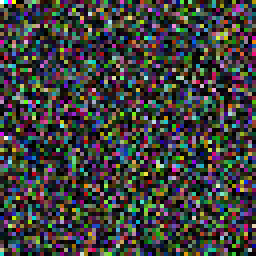
#> input picture tests/data/formats/cmykbig.tif, 64 x 64 px (shown 4 times larger)
$ python -i preprocessing.py   (imports and definitions only)
#> lines starting #> are read from the running program, lines starting #| are printed output that depends on the picture
"""Image preprocessing for kymograph analysis, reproducing Mathematica's image arithmetic.

Corresponds to KymoButler.wl lines 39-55 (isNegated, normlines and the preprocessing shared by
UniKymoButlerSegment and BiKymoButlerSegment)::

    rawkym = ImageAdjust@ColorConvert[ImageAdjust@RemoveAlphaChannel@kym, "Grayscale"]
    negkym = normlines@If[isNegated@rawkym, ColorNegate@rawkym, rawkym]
    net input = ImageData@ImageResize[negkym, 16*Round@N[dim/16]]

Mathematica keeps the pixel type of the imported image through ``rawkym``: a "Byte" (8-bit)
image is rounded to the 1/255 grid after every step, a "Bit16" one to the 1/65535 grid and a
"Real32" one to float32, while a "Real64" one is computed in double precision. A "Bit" (1-bit)
image becomes Byte in ``ColorConvert``. ``normlines`` makes a new ``Image`` of the row-normalised
data, which is Real32: ``negkym`` and the net input are float32 values.

Every rule below was established by probing Mathematica 14.3 (MacOSX-ARM64, default
ParallelThreadNumber 4) and is exact on the probes quoted in the docstrings. Pixel values are
passed around as float64 arrays (integer types scaled to [0, 1]) together with the pixel type:
``levels`` = 1 / 255 / 65535 for Bit / Byte / Bit16 and None for Real32 / Real64, and a
``real32`` flag telling Real32 from Real64 (see ``import_image``).
"""

from __future__ import annotations

import re
from pathlib import Path

import numpy as np
import scipy.sparse as sp
from PIL import Image, UnidentifiedImageError

_F32 = np.float32

# ColorConvert[., "Grayscale"] weights (Rec. 601 luma)
_GRAY_WEIGHTS = (0.299, 0.587, 0.114)

#: Mathematica's pixel types and the ``levels`` that stand for them
IMAGE_TYPE_LEVELS = {"Bit": 1, "Byte": 255, "Bit16": 65535, "Real32": None, "Real64": None}


class UnsupportedImageFormat(NotImplementedError):
    """An image file KymoButler cannot analyse the way Mathematica's KymoButler did.

    Raised for files that Mathematica's ``Import`` itself rejects or misreads (multi-frame files,
    1-bit TIFFs without a BitsPerSample tag, truncated TIFFs and TIFFs whose header declares no
    pixels, half-precision floats) and for pixel formats whose import is not reproduced here.
    The message starts with ``"<file name>: "`` and is meant for the user.
    """


# ------------------------------------------------------------------------------------ import
def import_image(image_path: str | Path) -> tuple[np.ndarray, int | None, str]:
    """``RemoveAlphaChannel@Import[file]``: pixel values, ``levels`` and Mathematica's image type.

    Returns:
        (pixels, levels, image_type): float64 ``(H, W)`` or ``(H, W, 3)`` array of the pixel
        values as Mathematica sees them; ``levels`` = 255 for "Byte", 65535 for "Bit16", 1 for
        "Bit" (values 0/1) and None for "Real32"/"Real64" (values unscaled; Real32 values are
        float32 numbers); ``image_type`` is Mathematica's ``ImageType`` of the import. Integer
        types are scaled to [0, 1] by ``levels``.

    Mathematica 14.3's import, reproduced here (probed on synthetic files of every kind):

    - 8-bit grey/RGB/palette PNG, TIFF, GIF, JPEG, WebP, BMP: Byte. Palette images are RGB, and
      so are 8-bit grey BMPs; a palette TIFF is the Bit16 RGB image of its 16-bit ColorMap. 1-bit
      PNG, BMP and TIFF: Bit. 2- and 4-bit grey PNGs are Byte with the stored values unscaled
      (``v/255``, v = 0..3 or 0..15); 2- and 4-bit grey TIFFs are Byte scaled to 0..255
      (``v*85``, ``v*17``). Of an MPO (a JPEG holding several images) the first image.
    - 16-bit grey, RGB, RGBA and grey+alpha, PNG and TIFF: Bit16 (Pillow alone would silently
      keep only the high bytes of 16-bit colour; they are read at full depth).
    - Signed integer TIFFs are offset: int8 -> Byte ``(v + 128)/255``, int16 -> Bit16
      ``(v + 32768)/65535`` (grey and RGB). 32-bit integer TIFFs become Real32:
      ``float32(v/(2^31 - 1))`` (int32) and ``float32(v/(2^32 - 1))`` (uint32). Float TIFFs:
      Real32/Real64, unscaled. Min-is-white TIFFs are negated (``_min_is_white``). BigTIFFs are
      read like classic TIFFs, except that their Orientation tag is ignored.
    - CMYK (JPEG and 8/16-bit TIFF): returned as the RGB image Mathematica's ``ImageAdjust``
      converts it to (``_cmyk_to_rgb``), which is what every KymoButler step sees
      (``RemoveAlphaChannel`` keeps CMYK). Adobe CMYK JPEGs are read without undoing the Adobe
      inversion, as Mathematica does.
    - Compressed TIFFs (LZW, Deflate, PackBits, ...) via tifffile + imagecodecs. TIFFs whose
      compression cannot be decoded raise.
    - Orientation: the Exif Orientation of a JPEG, MPO or WebP and a (classic) TIFF's
      Orientation tag are applied as Mathematica applies them (``_MMA_ORIENTATION``: 2 flips top
      to bottom and 4 left to right, the reverse of the Exif/TIFF convention; 3 and 5-8 as the
      convention says; 0, 9 and other values are ignored). An orientation given only in XMP
      metadata and a PNG's Exif orientation are ignored. The pixels are never turned the way
      Pillow would turn them (``_read_pil_tiff_as_stored``).
    - ``RemoveAlphaChannel`` drops the alpha channel (it does not composite onto white). A TIFF
      extra sample is an alpha channel to Mathematica whatever its ExtraSamples type.

    Raises:
        UnsupportedImageFormat: for a multi-frame file (Mathematica's ``Import`` returns a list
            of images, on which KymoButler fails), a 1-bit TIFF without a BitsPerSample tag
            (the tag is optional for 1-bit TIFFs and Pillow and tifffile leave it out of
            uncompressed ones; Mathematica's ``Import`` fails on it), a TIFF whose header
            declares a height or width of 0 (Import fails), a half-precision float TIFF
            (Mathematica reads the bits as signed 16-bit integers, (bits XOR 0x8000)/65535,
            which scrambles the intensities), a TIFF without any image (e.g. truncated; Import
            fails), and pixel formats whose import is not reproduced (e.g. YCbCr/Lab TIFFs,
            64-bit integers, palette TIFFs with an alpha channel).
        PIL.UnidentifiedImageError: for a file that is not an image.
    """
#> called with image_path = '../../tests/data/formats/cmykbig.tif'
    path = Path(image_path)
    try:
        img = Image.open(path)
#> img is the input picture: PIL image 64x64 CMYK; mean R, G, B 63.5, 63.3, 61.7
    except UnidentifiedImageError:
        if _is_tiff(path):  # e.g. float64, 16-bit grey+alpha or planar 16-bit colour TIFFs
            return _checked(_read_tiff(path), path)
        raise
    with img:
        n_frames = getattr(img, "n_frames", 1)
#> n_frames = 1
        if n_frames > 1 and img.format != "MPO":  # of an MPO, Mathematica imports the 1st image
            raise UnsupportedImageFormat(
                f"{path.name}: the file holds {n_frames} images (frames/pages). Mathematica's "
                "Import returns a list of images for it, which KymoButler cannot analyse; save "
                "the kymograph as a single-image file"
            )
        if img.format == "TIFF":
            if 258 not in img.tag_v2:
                raise UnsupportedImageFormat(
                    f"{path.name}: Mathematica cannot import this 1-bit TIFF (it has no "
                    "BitsPerSample tag); save the kymograph as an 8-bit grayscale image"
                )
            if _tiff_needs_tifffile(img):
                return _checked(_read_tiff(path), path)
            if (_orientation_value(img.tag_v2.get(274)) in _MMA_ORIENTATION
                    or _pillow_orientation(img) in _MMA_ORIENTATION):  # Pillow may turn it
                return _checked(_read_pil_tiff_as_stored(path), path)
            return _checked(_read_pil(path, img), path)
        if img.format == "PNG" and img.mode in ("RGB", "RGBA") and _is_16bit(img):
            return _checked(_read_png_16bit(path, img), path)
        values, image_type = _read_pil(path, img)
        if img.format in _EXIF_ORIENTED_FORMATS:
            values = _apply_orientation(values, _exif_orientation(img))
        return _checked((values, image_type), path)


# [5 lines left out: function read_image, not called in this run]


def _checked(read: tuple[np.ndarray, str], path: Path) -> tuple[np.ndarray, int | None, str]:
    values, image_type = read
    if values.size == 0:
        raise UnsupportedImageFormat(
            f"{path.name}: the file describes an image of {values.shape[0]} x "
            f"{values.shape[1] if values.ndim > 1 else 0} px (height x width), i.e. without "
            "pixels (Mathematica's Import fails on it); open it in Fiji/ImageJ and save it again"
        )
    return values, IMAGE_TYPE_LEVELS[image_type], image_type


# Orientation value (JPEG Exif, TIFF tag 274) -> the transform Mathematica 14.3's Import applies
# to the stored pixels. Probed on every value 0..9 on JPEGs and on TIFFs of every reader path
# (8/16-bit grey, RGB, 16-bit RGB, float, 1-bit, uncompressed and LZW). 2 and 4 are swapped
# relative to the Exif/TIFF convention (where 2 mirrors left to right); 0, 9 and other values
# leave the image as stored.
_MMA_ORIENTATION = {
    2: np.flipud,
    3: lambda a: np.rot90(a, 2),
    4: np.fliplr,
    5: lambda a: np.swapaxes(a, 0, 1),
    6: lambda a: np.rot90(a, -1),
    7: lambda a: np.swapaxes(np.rot90(a, 2), 0, 1),
    8: lambda a: np.rot90(a, 1),
}


def _orientation_value(v) -> int | None:
    try:
        return int(v[0] if isinstance(v, (tuple, list)) else v)
    except (TypeError, ValueError, IndexError):
        return None  # not a number: no orientation (ignored like 0 or 9)


def _apply_orientation(values: np.ndarray, orientation) -> np.ndarray:
    f = _MMA_ORIENTATION.get(_orientation_value(orientation))
    return values if f is None else np.ascontiguousarray(f(values))


# Formats whose Exif Orientation Mathematica 14.3's Import applies (probed: JPEG, the first
# image of an MPO, WebP); it ignores a PNG's (eXIf chunk) and every XMP orientation.
_EXIF_ORIENTED_FORMATS = ("JPEG", "MPO", "WEBP")


# [9 lines left out: function _exif_orientation, not called in this run]


def _pillow_orientation(img: Image.Image) -> int | None:
    """The orientation Pillow applies to a TIFF when it loads it (Pillow's TIFF reader turns the
    pixels by its ``exif_transpose``, which also takes an XMP orientation when there is no
    Orientation tag)."""
    return _orientation_value(img.getexif().get(274))


# [20 lines left out: function _read_pil_tiff_as_stored, not called in this run]


_XMP_ORIENTATION = re.compile(rb'tiff:Orientation(="|>)([0-9])')  # Pillow's pattern
_TIFF_INT_SIZES = {1: 1, 3: 2, 4: 4, 6: 1, 8: 2, 9: 4, 16: 8, 17: 8}  # integer DATATYPEs


# [26 lines left out: function _tiff_without_orientation, not called in this run]


def _is_tiff(path: Path) -> bool:
    with open(path, "rb") as f:
        return f.read(4) in (b"II*\x00", b"MM\x00*", b"II+\x00", b"MM\x00+")


def _is_bigtiff(path: Path) -> bool:
    with open(path, "rb") as f:
        return f.read(4) in (b"II+\x00", b"MM\x00+")


def _rawmode(img: Image.Image) -> str:
    args = img.tile[0][3] if img.tile else ""
    return str(args if isinstance(args, str) else (args[0] if args else ""))


def _is_16bit(img: Image.Image) -> bool:
    """Whether a PIL image opened in an 8-bit mode really has 16-bit samples."""
    if any(";16" in str(t[3] if isinstance(t[3], str) else (t[3][0] if t[3] else ""))
           for t in img.tile):
        return True
    if img.format == "TIFF":
        bits = img.tag_v2.get(258, (8,))
#> bits = (8, 8, 8, 8)
        return max(bits if isinstance(bits, (tuple, list)) else (int(bits),)) > 8
    return False


def _tiff_tag(img: Image.Image, tag: int, default: int) -> int:
    v = img.tag_v2.get(tag, default)
    return int(v[0] if isinstance(v, (tuple, list)) else v)


def _tiff_needs_tifffile(img: Image.Image) -> bool:
    """TIFFs whose samples Pillow does not return as stored: 16-bit colour / grey+alpha (Pillow
    keeps the high bytes), RGB with associated alpha (Pillow un-premultiplies) and RGB with an
    unspecified extra sample."""
    if img.mode in ("RGB", "RGBA", "LA", "CMYK") and _is_16bit(img):
        return True
    return img.format == "TIFF" and _rawmode(img) in ("RGBa", "RGBX")
#> in _rawmode, `args = img.tile[0][3] if img.tile else ""`: args = ''


def _pil_inverts(rawmode: str) -> bool:
    """Whether Pillow unpacks this raw mode inverted (min-is-white 1- and 8-bit TIFFs)."""
    return any(t in ("I", "IR") for t in rawmode.split(";")[1:])


def _read_pil(path: Path, img: Image.Image) -> tuple[np.ndarray, str]:
    rawmode = _rawmode(img)  # before loading: Pillow clears the tile list on load
#> rawmode = ''
    values, image_type = _read_pil_samples(path, img, rawmode)
    if img.format == "TIFF" and _tiff_tag(img, 262, 1) == 0 and not _pil_inverts(rawmode):
        values = _min_is_white(values, image_type)  # Pillow inverts only 1- and 8-bit ones
    return values, image_type


def _read_pil_samples(path: Path, img: Image.Image, rawmode: str) -> tuple[np.ndarray, str]:
#> called with rawmode = ''
    mode = img.mode
    name = path.name
    if img.format == "TIFF" and mode == "P":
        return _palette_rgb(np.asarray(img), img.tag_v2.get(320), name)
    if img.format == "TIFF" and mode == "PA":
        raise UnsupportedImageFormat(
            f"{name}: palette TIFFs with an alpha channel are not supported (Mathematica's "
            "import of them is not reproduced); save the kymograph as 8-bit or 16-bit grayscale"
        )
    if img.format == "BMP" and mode in ("L", "P"):
        # Mathematica imports 8-bit (grey or palette) BMPs as RGB images
        return np.asarray(img.convert("RGB")) / 255.0, "Byte"
    if mode == "1":
        return np.asarray(img, dtype=np.float64), "Bit"
    if mode == "L":
        arr = np.asarray(img).astype(np.int64)
        if img.format == "TIFF" and _tiff_tag(img, 339, 1) == 2:  # signed int8: offset binary
            arr = (arr + 128) % 256
        if img.format == "PNG" and rawmode in ("L;2", "L;4"):
            # Pillow scales 2/4-bit grey to 0..255; Mathematica keeps the stored values
            arr //= 85 if rawmode == "L;2" else 17
        return arr / 255.0, "Byte"
    if mode == "LA":
        return np.asarray(img)[..., 0] / 255.0, "Byte"
    if mode in ("P", "PA"):
        return np.asarray(img.convert("RGBA"))[..., :3] / 255.0, "Byte"
    if mode in ("RGB", "RGBA"):
        return np.asarray(img)[..., :3] / 255.0, "Byte"
    if mode in ("I;16", "I;16B", "I;16L", "I;16N"):
        return np.asarray(img).astype(np.float64) / 65535.0, "Bit16"
    if mode == "I":
        arr = np.asarray(img).astype(np.int64)
        if img.format == "PNG":  # Pillow < 10 opens 16-bit grey PNGs as "I"
            return arr / 65535.0, "Bit16"
        if img.format == "TIFF":
            bits, fmt = _tiff_tag(img, 258, 1), _tiff_tag(img, 339, 1)
            if (bits, fmt) == (16, 2):
                return _mma_samples(arr.astype(np.int16), name)
            if (bits, fmt) == (32, 2):
                return _mma_samples(arr.astype(np.int32), name)
            if (bits, fmt) == (32, 1):
                return _mma_samples((arr % 2**32).astype(np.uint32), name)
    if mode == "F" and img.format == "TIFF" and _tiff_tag(img, 258, 32) == 32:
        return np.asarray(img).astype(np.float64), "Real32"
    if mode == "CMYK" and not _is_16bit(img):
        arr = np.asarray(img)
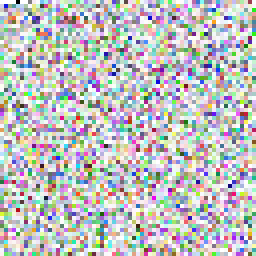
#> arr: shape (64, 64, 4) (shown 4 times larger); mean R, G, B, A 127.8, 129, 130.6, 128.6; transparent parts drawn white
        if img.format in ("JPEG", "MPO") and rawmode == "CMYK;I":
            arr = 255 - arr  # Mathematica keeps the Adobe-inverted samples
        return _cmyk_to_rgb(arr / 255.0, 255), "Byte"
    raise UnsupportedImageFormat(
        f"{name}: images of this pixel format ({img.format} {mode}) are not supported "
        "(Mathematica's import of it is not reproduced); save the kymograph as 8-bit or 16-bit "
        "grayscale, 8-bit or 16-bit RGB or 32-bit float"
    )


# [23 lines left out: functions _min_is_white, _palette_rgb, not called in this run]


def _cmyk_to_rgb(cmyk: np.ndarray, levels: int) -> np.ndarray:
    """The RGB image Mathematica 14.3's ``ImageAdjust`` makes of a Byte/Bit16 CMYK image before
    adjusting it: ``R = 1 - fma(C, 1 - K, K)`` (G, B alike) in single precision, on the channel
    values ``k/levels`` as float32, then ``floor(R*levels + 1/2)`` in float32.

    Exact on all 71,040 pixels of a 16-bit probe whose ``(1 - C)(1 - K)`` lie within 0.004
    levels of a rounding tie (double-precision ``(1 - C)(1 - K)`` rounded gets 11,556 of them
    wrong) and on random 8/16-bit images; for 8-bit images every (C, K) pair gives the same as
    the double-precision product (8-bit products are never that close to a tie).
    """
#> called with levels = 255
    q = np.rint(np.asarray(cmyk, dtype=np.float64) * levels).astype(_F32) / _F32(levels)
    c = q[..., :3]
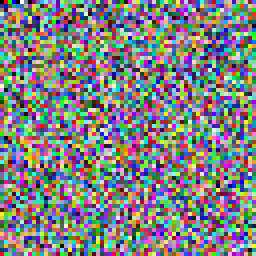
#> c: shape (64, 64, 3) float32 (shown 4 times larger); mean of channels 0, 1, 2 0.501, 0.506, 0.512; drawn as R, G, B
    k = np.broadcast_to(q[..., 3:4], c.shape)
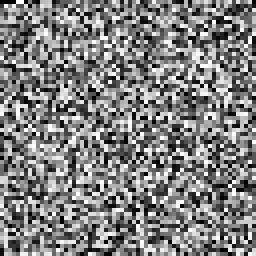
#> k: shape (64, 64, 3) float32 (shown 4 times larger); min 0, max 1, mean 0.504
    y = _F32(1) - _fma32(c, _F32(1) - k, k)
#> in _fma32, `p = a.astype(np.float64) * b.astype(np.float64)`:
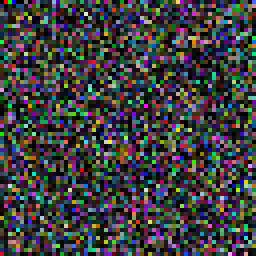
#> p: shape (64, 64, 3) float64 (shown 4 times larger); mean of channels 0, 1, 2 0.247, 0.248, 0.254; drawn as R, G, B
    return np.floor(y * _F32(levels) + _F32(0.5)).astype(np.float64) / levels


# Mathematica's Import of integer/float TIFF samples
# [140 lines left out: functions _mma_samples, _read_tiff, _read_png_16bit, _decode_png, not called in this run]


# ------------------------------------------------------------------- floating-point helpers
# Mathematica's image kernels are compiled with fused multiply-adds (FMA) on this machine
# (MacOSX-ARM64); ColorConvert's weighted sums are only reproduced exactly with them.
def _two_sum(a: np.ndarray, b: np.ndarray) -> tuple[np.ndarray, np.ndarray]:
    s = a + b
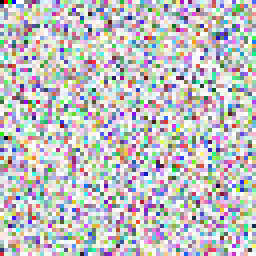
#> s: shape (64, 64, 3) float64 (shown 4 times larger); mean of channels 0, 1, 2 0.751, 0.752, 0.758; drawn as R, G, B
    bb = s - a
    return s, (a - (s - bb)) + (b - bb)


# [10 lines left out: function _two_prod, not called in this run]


def _round_to_odd(s: np.ndarray, e: np.ndarray) -> np.ndarray:
    """The float64 of ``s + e`` rounded to odd, for ``s = RN(s + e)`` and the exact error ``e``."""
    fix = (e != 0) & ((s.view(np.int64) & 1) == 0)
    if not fix.any():
        return s
    return np.where(fix, np.nextafter(s, np.where(e > 0, np.inf, -np.inf)), s)


def _fma32(a: np.ndarray, b: np.ndarray, c: np.ndarray) -> np.ndarray:
    """float32 ``a*b + c`` rounded once (a, b, c float32): ``a*b`` is exact in float64 and
    rounding the float64 sum to odd before rounding to float32 is correct rounding."""
    p = a.astype(np.float64) * b.astype(np.float64)
    s, e = _two_sum(p, c.astype(np.float64))
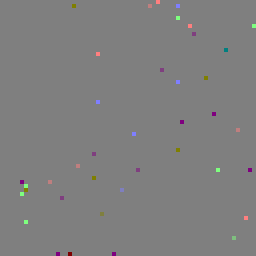
#> e: shape (64, 64, 3) float64 (shown 4 times larger); mean of channels 0, 1, 2 6.78e-20, -4.07e-20, -2.71e-20; drawn with min black and max white
    return _round_to_odd(s, e).astype(_F32)
#> (the rest of the program and of its run is left out)
